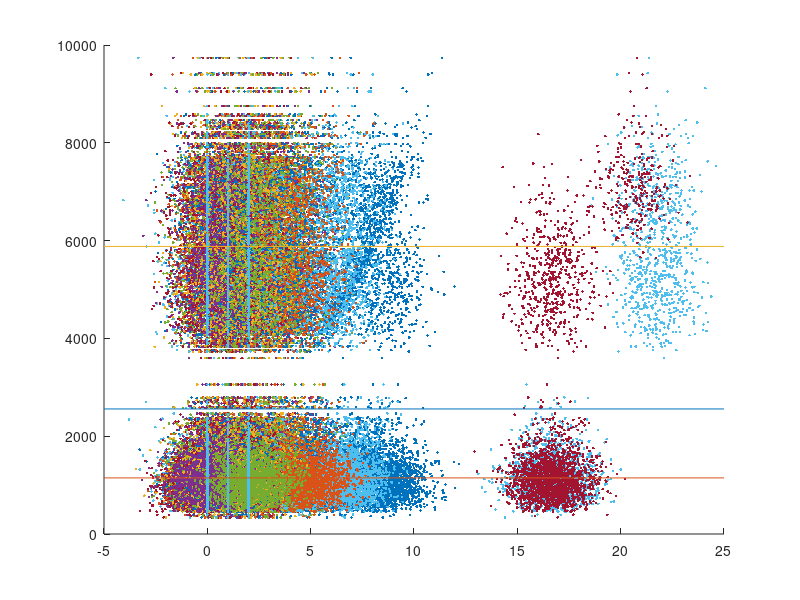

MATLAB code to generate this figure:
clear all;

addpath(genpath('leastSquareGD/'));
addpath(genpath('LogisticRegression/'));
addpath(genpath('penLogisticRegression/'));
addpath(genpath('Data/'));

% load regression data
load('Chennai_regression');

% plot data
for i=1:size(X_train,2)
    scatter(X_train(:,i),y_train, '.');
    hold on;
end

me = mean(y_train);

plot(get(gca,'xlim'), [me me]); 

%Split data in two y < 3400 and y > 3400 
idx = find(y_train > 3400);
y_large = y_train(idx);
X_large = X_train(idx,:);

idx = find(y_train <= 3400);
y_small = y_train(idx);
X_small = X_train(idx,:);

Sme = mean(y_small);

plot(get(gca,'xlim'), [Sme Sme]);

Lme = mean(y_large);

plot(get(gca,'xlim'), [Lme Lme]);
%plot data
% for i=1:69
%     scatter(X_small(:,i),y_small);
%     hold on;
% end

% for i=1:69
%     scatter(X_large(:,i),y_large);
%     hold on;
% end